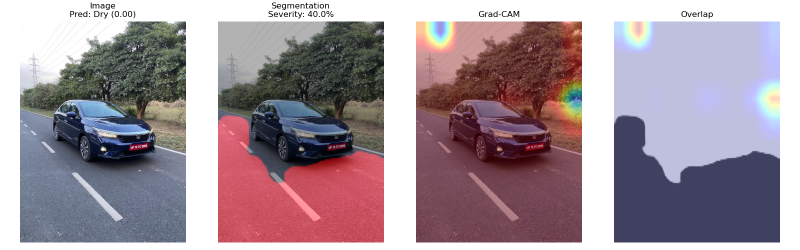
#> input picture single_analysis_dry_a.png, 1600 x 500 px (shown at 1/2 size)
$ python prepare_dataset.py --input ..
#> lines starting #> are read from the running program, lines starting #| are printed output that depends on the picture
"""
Utility script to prepare and preprocess downloaded flood detection datasets
"""

import cv2
import numpy as np
from pathlib import Path
import argparse
import shutil
from tqdm import tqdm


def resize_image(image_path: Path, output_path: Path, size: tuple = (512, 512)):
    """
    Resize image to specified size

    Args:
        image_path: Path to input image
        output_path: Path to save resized image
        size: Target size (height, width)
    """
    img = cv2.imread(str(image_path))
    if img is None:
        print(f"Warning: Could not read {image_path}")
        return False

    resized = cv2.resize(img, (size[1], size[0]), interpolation=cv2.INTER_LINEAR)
    cv2.imwrite(str(output_path), resized)
    return True


# [23 lines left out: function resize_mask, not called in this run]


def prepare_dataset(
    input_dir: str,
    output_dir: str,
    size: tuple = (512, 512),
    image_exts: list = ['.jpg', '.jpeg', '.png'],
    mask_exts: list = ['.png', '.jpg']
):
    """
    Prepare dataset by resizing all images and masks

    Args:
        input_dir: Input directory containing images and masks
        output_dir: Output directory for processed dataset
        size: Target image size (height, width)
        image_exts: Valid image file extensions
        mask_exts: Valid mask file extensions
    """
    input_path = Path(input_dir)
    output_path = Path(output_dir)

    # Find images and masks subdirectories
    image_dirs = list(input_path.rglob("*images*"))
    mask_dirs = list(input_path.rglob("*masks*")) + list(input_path.rglob("*labels*"))

    if not image_dirs:
        print(f"No 'images' directory found in {input_dir}")
        # Try to use input_dir directly
        image_dirs = [input_path]

    for img_dir in image_dirs:
        print(f"\nProcessing images from: {img_dir}")

        # Determine if this is train/val/test
        split_name = None
        for split in ['train', 'val', 'test', 'validation']:
            if split in str(img_dir).lower():
                split_name = split if split != 'validation' else 'val'
                break

        if split_name is None:
            split_name = 'processed'

        # Create output directories
        output_img_dir = output_path / split_name / 'images'
        output_mask_dir = output_path / split_name / 'masks'
        output_img_dir.mkdir(parents=True, exist_ok=True)
        output_mask_dir.mkdir(parents=True, exist_ok=True)

        # Process images
        image_files = []
        for ext in image_exts:
            image_files.extend(img_dir.glob(f"*{ext}"))

        print(f"Found {len(image_files)} images")

        success_count = 0
        for img_path in tqdm(image_files, desc="Resizing images"):
            output_img_path = output_img_dir / img_path.name
            if resize_image(img_path, output_img_path, size):
                success_count += 1

        print(f"Successfully resized {success_count}/{len(image_files)} images")

        # Find corresponding mask directory
        mask_dir = None
        for mdir in mask_dirs:
            if split_name in str(mdir).lower() or split_name == 'processed':
                mask_dir = mdir
                break

        if mask_dir and mask_dir.exists():
            print(f"\nProcessing masks from: {mask_dir}")

            # Process masks
            mask_files = []
            for ext in mask_exts:
                mask_files.extend(mask_dir.glob(f"*{ext}"))

            print(f"Found {len(mask_files)} masks")

            success_count = 0
            for mask_path in tqdm(mask_files, desc="Resizing masks"):
                output_mask_path = output_mask_dir / mask_path.name
                if resize_mask(mask_path, output_mask_path, size):
                    success_count += 1

            print(f"Successfully resized {success_count}/{len(mask_files)} masks")
        else:
            print(f"Warning: No mask directory found for {split_name}")

    print(f"\n✅ Dataset preparation complete!")
    print(f"Output directory: {output_path}")


# [74 lines left out: function split_dataset, not called in this run]


def main():
    parser = argparse.ArgumentParser(
        description="Prepare and preprocess flood detection dataset"
    )

    parser.add_argument(
        '--input',
        type=str,
        required=True,
        help='Input directory containing raw dataset'
    )
    parser.add_argument(
        '--output',
        type=str,
        default='data/processed',
        help='Output directory for processed dataset'
    )
    parser.add_argument(
        '--size',
        type=int,
        nargs=2,
        default=[512, 512],
        help='Target image size (height width)'
    )
    parser.add_argument(
        '--split',
        action='store_true',
        help='Split dataset into train/val/test'
    )
    parser.add_argument(
        '--split-ratios',
        type=float,
        nargs=3,
        default=[0.7, 0.2, 0.1],
        help='Train/val/test split ratios'
    )

    args = parser.parse_args()

    # Prepare dataset
    prepare_dataset(
        input_dir=args.input,
        output_dir=args.output,
        size=tuple(args.size)
    )
#> in resize_image, img is the input picture: shape (500, 1600, 3); mean B, G, R 155.5, 146.3, 161.9
#> in resize_image, `resized = cv2.resize(img, (size[1], size[0]), interpolation=cv2.INTER_..`:
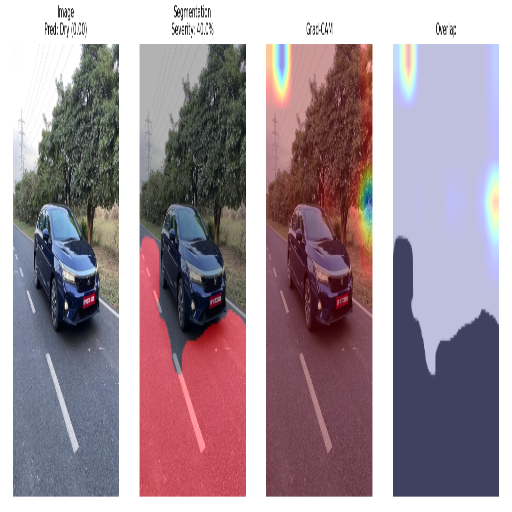
#> resized: shape (512, 512, 3); mean B, G, R 155.4, 146.2, 161.8

    # Split if requested
    if args.split:
        split_dataset(
            input_dir=args.output,
            output_dir='data',
            split_ratios=args.split_ratios
        )


if __name__ == "__main__":
    main()
